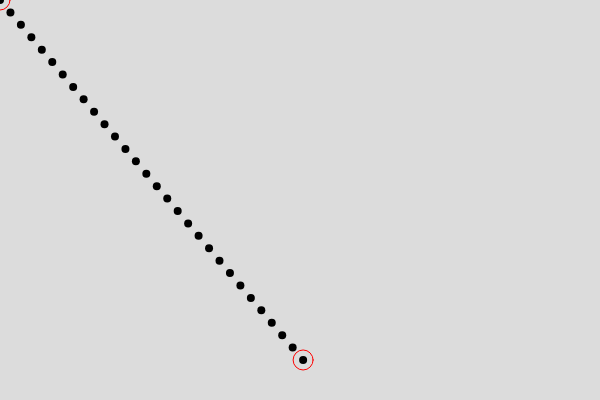
Frame 1 (no input)
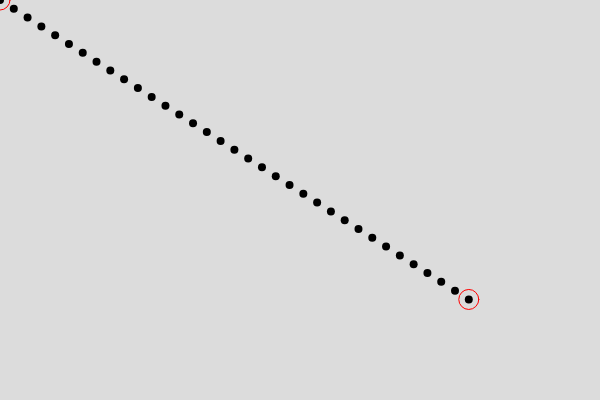
Frame 60 (no input)
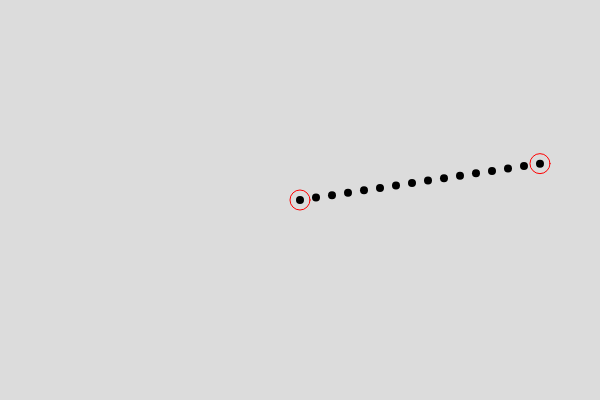
Frame 120 (the mouse pressed at the canvas centre since frame 60)

The p5.js sketch that drew these frames (run headless with seeded random() and noise() and a simulated clock; from frame 60 on, the mouse is pressed at the canvas centre):

// p5.js sketch
// ── sketch.js
function setup(){
	createCanvas(600, 400)
}

function draw() {
	background(220)

	const cx = width/2 + sin(frameCount * 0.013) * width * 0.4
	const cy = height/2 + cos(frameCount * 0.015) * height * 0.4
	noStroke()
	fill(0)
	lineaTratteggiata(mouseX, mouseY, cx, cy, 16)

	noFill()
	stroke(255,0,0)
	ellipse(cx, cy, 20, 20)
	ellipse(mouseX, mouseY, 20, 20)
}

function lineaTratteggiata(x1, y1, x2, y2, distanza){
	const dx = x2 - x1
	const dy = y2 - y1
	const num = floor(sqrt(dx * dx + dy * dy) / distanza)
	for (let i=0; i<num+1; i++) {
		ellipse(x1 + dx * i / num , y1 + dy * i / num, distanza * 0.5)
	}
}
